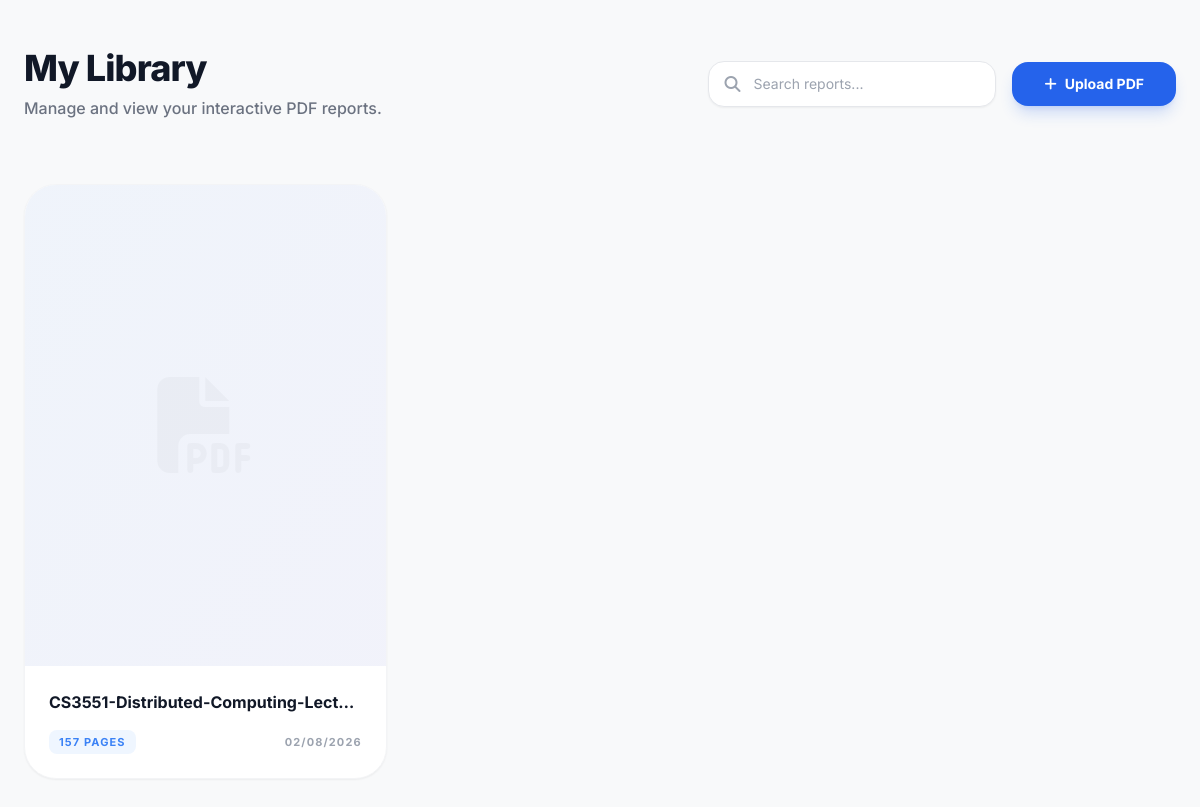
Before: / with the older database file.
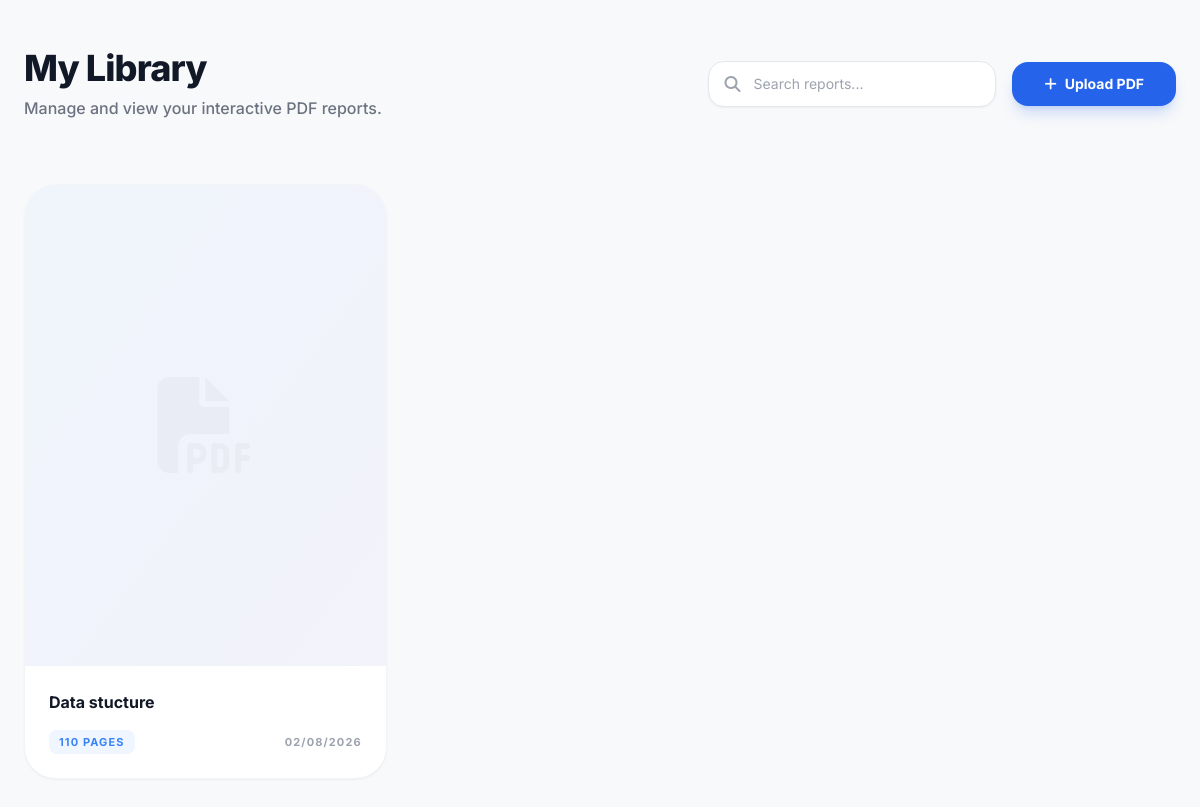
After: the same page with the newer database file.
### app.py (models this page shows)
class Book(db.Model):
    id = db.Column(db.Integer, primary_key=True)
    title = db.Column(db.String(255), nullable=False)
    filename = db.Column(db.String(255), nullable=False)
    page_count = db.Column(db.Integer)
    created_at = db.Column(db.DateTime, default=datetime.utcnow)
    notes = db.relationship('Note', backref='book', lazy=True, cascade="all, delete-orphan")
    highlights = db.relationship('Highlight', backref='book', lazy=True, cascade="all, delete-orphan")

### app.py (the view)
@app.route('/')
def index():
    books = Book.query.order_by(Book.created_at.desc()).all()
    return render_template('index.html', books=books)

### templates/index.html (shortened to what this page needs)
{% extends "base.html" %}
{% block content %}
<div class="animate-fade-in max-w-7xl mx-auto py-12 px-6">
    <header class="flex flex-col md:flex-row md:items-center justify-between gap-6 mb-16">
        <div>
            <h1 class="text-4xl font-extrabold tracking-tight text-gray-900 mb-2">My Library</h1>
            <p class="text-gray-500 font-medium">Manage and view your interactive PDF reports.</p>
        </div>
        <div class="flex items-center gap-4">
            <div class="relative hidden sm:block">
                <i class="fas fa-search absolute left-4 top-1/2 -translate-y-1/2 text-gray-400"></i>
                <input type="text" placeholder="Search reports..."
                    class="bg-white border border-gray-200 rounded-2xl pl-11 pr-6 py-3 text-sm text-gray-700 focus:outline-none focus:ring-4 focus:ring-blue-500/10 focus:border-blue-500 w-72 transition-all shadow-sm">
            </div>
            <button id="upload-trigger"
                class="px-8 py-3 bg-blue-600 hover:bg-blue-700 text-white text-sm font-bold rounded-2xl shadow-lg shadow-blue-600/20 transition-all flex items-center gap-2 active:scale-95">
                <i class="fas fa-plus"></i>
                Upload PDF
            </button>
        </div>
    </header>
    <div class="grid grid-cols-1 md:grid-cols-2 lg:grid-cols-3 xl:grid-cols-4 gap-8">
        {% for book in books %}
        <div
            class="bg-white rounded-[2rem] border border-gray-100 shadow-sm overflow-hidden group hover:shadow-xl hover:-translate-y-1 transition-all duration-300">
            <div class="aspect-[3/4] bg-gray-50 relative overflow-hidden">
                <div class="absolute inset-0 bg-gradient-to-br from-blue-500/5 to-indigo-500/5"></div>
                <div
                    class="absolute inset-0 flex items-center justify-center opacity-20 group-hover:scale-110 transition-transform duration-700">
                    <i class="fas fa-file-pdf text-8xl text-gray-300"></i>
                </div>
            </div>
            <div class="p-6">
                <div class="flex items-start justify-between gap-3 mb-4">
                    <h4 class="text-gray-900 font-bold truncate flex-1 hover:text-blue-600 transition-colors"
                        title="{{ book.title }}">
                        {{ book.title }}
                    </h4>
                </div>
                <div class="flex items-center justify-between text-[11px] font-bold uppercase tracking-widest">
                    <span class="text-blue-500 bg-blue-50 px-2.5 py-1 rounded-lg">
                        {{ book.page_count }} Pages
                    </span>
                    <span class="text-gray-400">
                        {{ book.created_at.strftime('%m/%d/%Y') }}
                    </span>
                </div>
            </div>
        </div>
        {% endfor %}
    </div>
</div>
{% endblock %}

### templates/base.html (shortened to what this page needs)
<!DOCTYPE html>
<html lang="en">
<head>
    <script src="https://cdn.tailwindcss.com"></script>
    <link rel="stylesheet" href="https://cdnjs.cloudflare.com/ajax/libs/font-awesome/6.4.0/css/all.min.css">
</head>
<body class="font-sans antialiased">
    <div class="min-h-screen">
        <main class="w-full">
            {% block content %}{% endblock %}
        </main>
    </div>
</body>
</html>

### templates/base.html (style rules this page uses)
body { background-color: #f8f9fa; color: #333; }
.animate-fade-in { animation: fadeIn 0.5s ease-out forwards; }

Changed rows visible on the page:
removed Book: title "CS3551-Distributed-Computing-Lect…", page_count "157", created_at "02/08/2026"
added Book: title "Data stucture", page_count "110", created_at "02/08/2026"
